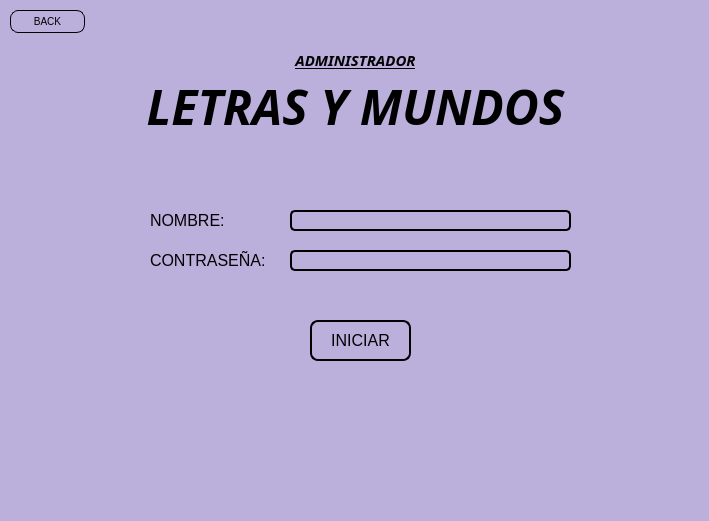
<?xml version="1.0" encoding="UTF-8"?>
<ui version="4.0">
 <class>MainWindow</class>
 <widget class="QMainWindow" name="MainWindow">
  <property name="geometry">
   <rect>
    <x>0</x>
    <y>0</y>
    <width>709</width>
    <height>521</height>
   </rect>
  </property>
  <property name="windowTitle">
   <string>MainWindow</string>
  </property>
  <property name="styleSheet">
   <string notr="true">background-color: #BBAFDB</string>
  </property>
  <widget class="QWidget" name="centralwidget">
   <widget class="QPushButton" name="btnIniciar">
    <property name="geometry">
     <rect>
      <x>310</x>
      <y>320</y>
      <width>101</width>
      <height>41</height>
     </rect>
    </property>
    <property name="styleSheet">
     <string notr="true">QPushButton{
	border: 2px solid #000000;
	border-radius: 8px;
	background-color: #BBAFDB;
	color: black;
	font-size: 16px;
	cursor: pointer;
  	transition: transform 0.2s ease, background-color 0.2s ease;
}

QPushButton:hover {
  	transform: scale(1.1);
 	background-color: #8E7CC3;
}</string>
    </property>
    <property name="text">
     <string>INICIAR</string>
    </property>
   </widget>
   <widget class="QLabel" name="label">
    <property name="geometry">
     <rect>
      <x>40</x>
      <y>70</y>
      <width>631</width>
      <height>72</height>
     </rect>
    </property>
    <property name="font">
     <font>
      <family>Segoe UI Black</family>
      <pointsize>36</pointsize>
      <weight>75</weight>
      <italic>true</italic>
      <bold>true</bold>
     </font>
    </property>
    <property name="text">
     <string>LETRAS Y MUNDOS</string>
    </property>
    <property name="alignment">
     <set>Qt::AlignCenter</set>
    </property>
   </widget>
   <widget class="QLineEdit" name="txtNombre">
    <property name="geometry">
     <rect>
      <x>290</x>
      <y>210</y>
      <width>281</width>
      <height>21</height>
     </rect>
    </property>
    <property name="styleSheet">
     <string notr="true">QLineEdit{
	border: 2px solid #000000;
	border-radius: 5px;
	background-color: #BBAFDB;
	color: black;
	font-size: 10px;
	cursor: pointer;
  	transition: transform 0.2s ease, background-color 0.2s ease;
}

QLineEdit:hover {
  	transform: scale(1.1);
 	background-color: #8E7CC3;
	transform: translateY(-2px);
}</string>
    </property>
   </widget>
   <widget class="QLabel" name="label_2">
    <property name="geometry">
     <rect>
      <x>150</x>
      <y>210</y>
      <width>131</width>
      <height>21</height>
     </rect>
    </property>
    <property name="font">
     <font>
      <pointsize>12</pointsize>
     </font>
    </property>
    <property name="text">
     <string>NOMBRE:</string>
    </property>
   </widget>
   <widget class="QLineEdit" name="txtContrasena">
    <property name="geometry">
     <rect>
      <x>290</x>
      <y>250</y>
      <width>281</width>
      <height>21</height>
     </rect>
    </property>
    <property name="styleSheet">
     <string notr="true">QLineEdit{
	border: 2px solid #000000;
	border-radius: 5px;
	background-color: #BBAFDB;
	color: black;
	font-size: 10px;
	cursor: pointer;
  	transition: transform 0.2s ease, background-color 0.2s ease;
}

QLineEdit:hover {
  	transform: scale(1.1);
 	background-color: #8E7CC3;
	transform: translateY(-2px);
}</string>
    </property>
    <property name="text">
     <string/>
    </property>
   </widget>
   <widget class="QLabel" name="label_3">
    <property name="geometry">
     <rect>
      <x>150</x>
      <y>250</y>
      <width>131</width>
      <height>21</height>
     </rect>
    </property>
    <property name="font">
     <font>
      <pointsize>12</pointsize>
     </font>
    </property>
    <property name="text">
     <string>CONTRASEÑA:</string>
    </property>
   </widget>
   <widget class="QPushButton" name="btnVolver">
    <property name="geometry">
     <rect>
      <x>10</x>
      <y>10</y>
      <width>75</width>
      <height>23</height>
     </rect>
    </property>
    <property name="styleSheet">
     <string notr="true">QPushButton{
	border: 1px solid #000000;
	border-radius: 8px;
	background-color: #BBAFDB;
	color: black;
	font-size: 10px;
	cursor: pointer;
  	transition: transform 0.2s ease, background-color 0.2s ease;
}

QPushButton:hover {
  	transform: scale(1.1);
 	background-color: #8E7CC3;
	transform: translateY(-2px);
}</string>
    </property>
    <property name="text">
     <string>BACK</string>
    </property>
   </widget>
   <widget class="QLabel" name="label_4">
    <property name="geometry">
     <rect>
      <x>280</x>
      <y>50</y>
      <width>151</width>
      <height>20</height>
     </rect>
    </property>
    <property name="font">
     <font>
      <family>Segoe UI Black</family>
      <pointsize>11</pointsize>
      <weight>75</weight>
      <italic>true</italic>
      <bold>true</bold>
      <underline>true</underline>
     </font>
    </property>
    <property name="text">
     <string>ADMINISTRADOR</string>
    </property>
    <property name="alignment">
     <set>Qt::AlignCenter</set>
    </property>
   </widget>
  </widget>
  <widget class="QMenuBar" name="menubar">
   <property name="geometry">
    <rect>
     <x>0</x>
     <y>0</y>
     <width>709</width>
     <height>21</height>
    </rect>
   </property>
  </widget>
  <widget class="QStatusBar" name="statusbar"/>
 </widget>
 <resources/>
 <connections/>
</ui>
